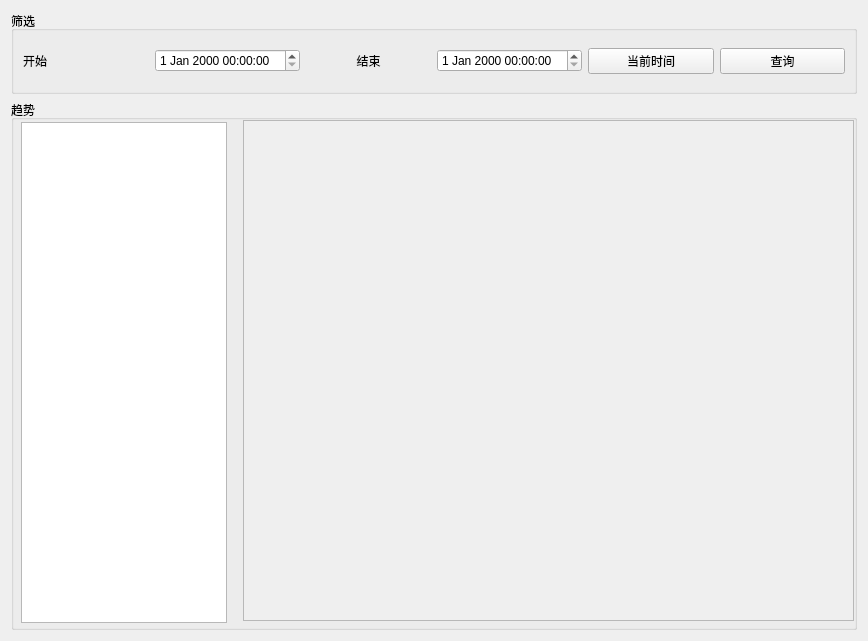
<?xml version="1.0" encoding="UTF-8"?>
<ui version="4.0">
 <class>Form</class>
 <widget class="QWidget" name="Form">
  <property name="geometry">
   <rect>
    <x>0</x>
    <y>0</y>
    <width>868</width>
    <height>641</height>
   </rect>
  </property>
  <property name="sizePolicy">
   <sizepolicy hsizetype="Expanding" vsizetype="Expanding">
    <horstretch>0</horstretch>
    <verstretch>0</verstretch>
   </sizepolicy>
  </property>
  <property name="minimumSize">
   <size>
    <width>831</width>
    <height>574</height>
   </size>
  </property>
  <property name="windowTitle">
   <string>Form</string>
  </property>
  <layout class="QVBoxLayout" name="verticalLayout">
   <item>
    <widget class="QGroupBox" name="groupBox">
     <property name="sizePolicy">
      <sizepolicy hsizetype="Expanding" vsizetype="Fixed">
       <horstretch>0</horstretch>
       <verstretch>0</verstretch>
      </sizepolicy>
     </property>
     <property name="minimumSize">
      <size>
       <width>813</width>
       <height>83</height>
      </size>
     </property>
     <property name="title">
      <string>筛选</string>
     </property>
     <property name="flat">
      <bool>false</bool>
     </property>
     <layout class="QHBoxLayout" name="horizontalLayout_2">
      <item>
       <widget class="QLabel" name="label">
        <property name="text">
         <string>开始</string>
        </property>
       </widget>
      </item>
      <item>
       <widget class="QDateTimeEdit" name="dt1"/>
      </item>
      <item>
       <widget class="QLabel" name="label_2">
        <property name="styleSheet">
         <string notr="true"/>
        </property>
        <property name="text">
         <string>结束</string>
        </property>
        <property name="alignment">
         <set>Qt::AlignCenter</set>
        </property>
        <property name="margin">
         <number>0</number>
        </property>
        <property name="indent">
         <number>10</number>
        </property>
       </widget>
      </item>
      <item>
       <widget class="QDateTimeEdit" name="dt2"/>
      </item>
      <item>
       <widget class="QPushButton" name="btnNow">
        <property name="text">
         <string>当前时间</string>
        </property>
       </widget>
      </item>
      <item>
       <widget class="QPushButton" name="btnQuery">
        <property name="text">
         <string>查询</string>
        </property>
       </widget>
      </item>
     </layout>
    </widget>
   </item>
   <item>
    <widget class="QGroupBox" name="groupBox_2">
     <property name="sizePolicy">
      <sizepolicy hsizetype="Expanding" vsizetype="Expanding">
       <horstretch>0</horstretch>
       <verstretch>0</verstretch>
      </sizepolicy>
     </property>
     <property name="minimumSize">
      <size>
       <width>813</width>
       <height>451</height>
      </size>
     </property>
     <property name="title">
      <string>趋势</string>
     </property>
     <widget class="QTreeView" name="tree">
      <property name="geometry">
       <rect>
        <x>10</x>
        <y>22</y>
        <width>206</width>
        <height>501</height>
       </rect>
      </property>
      <property name="sizePolicy">
       <sizepolicy hsizetype="Fixed" vsizetype="Expanding">
        <horstretch>0</horstretch>
        <verstretch>0</verstretch>
       </sizepolicy>
      </property>
      <property name="minimumSize">
       <size>
        <width>201</width>
        <height>441</height>
       </size>
      </property>
      <property name="editTriggers">
       <set>QAbstractItemView::SelectedClicked</set>
      </property>
      <property name="dragEnabled">
       <bool>true</bool>
      </property>
      <property name="dragDropMode">
       <enum>QAbstractItemView::DragOnly</enum>
      </property>
      <property name="defaultDropAction">
       <enum>Qt::CopyAction</enum>
      </property>
     </widget>
     <widget class="QScrollArea" name="scroll">
      <property name="geometry">
       <rect>
        <x>232</x>
        <y>20</y>
        <width>611</width>
        <height>501</height>
       </rect>
      </property>
      <property name="minimumSize">
       <size>
        <width>603</width>
        <height>451</height>
       </size>
      </property>
      <property name="widgetResizable">
       <bool>true</bool>
      </property>
      <widget class="QWidget" name="scrollAreaWidgetContents">
       <property name="geometry">
        <rect>
         <x>0</x>
         <y>0</y>
         <width>609</width>
         <height>499</height>
        </rect>
       </property>
       <layout class="QVBoxLayout" name="verticalLayout_2">
        <item>
         <layout class="QVBoxLayout" name="layout"/>
        </item>
       </layout>
      </widget>
     </widget>
    </widget>
   </item>
  </layout>
 </widget>
 <resources/>
 <connections/>
</ui>
